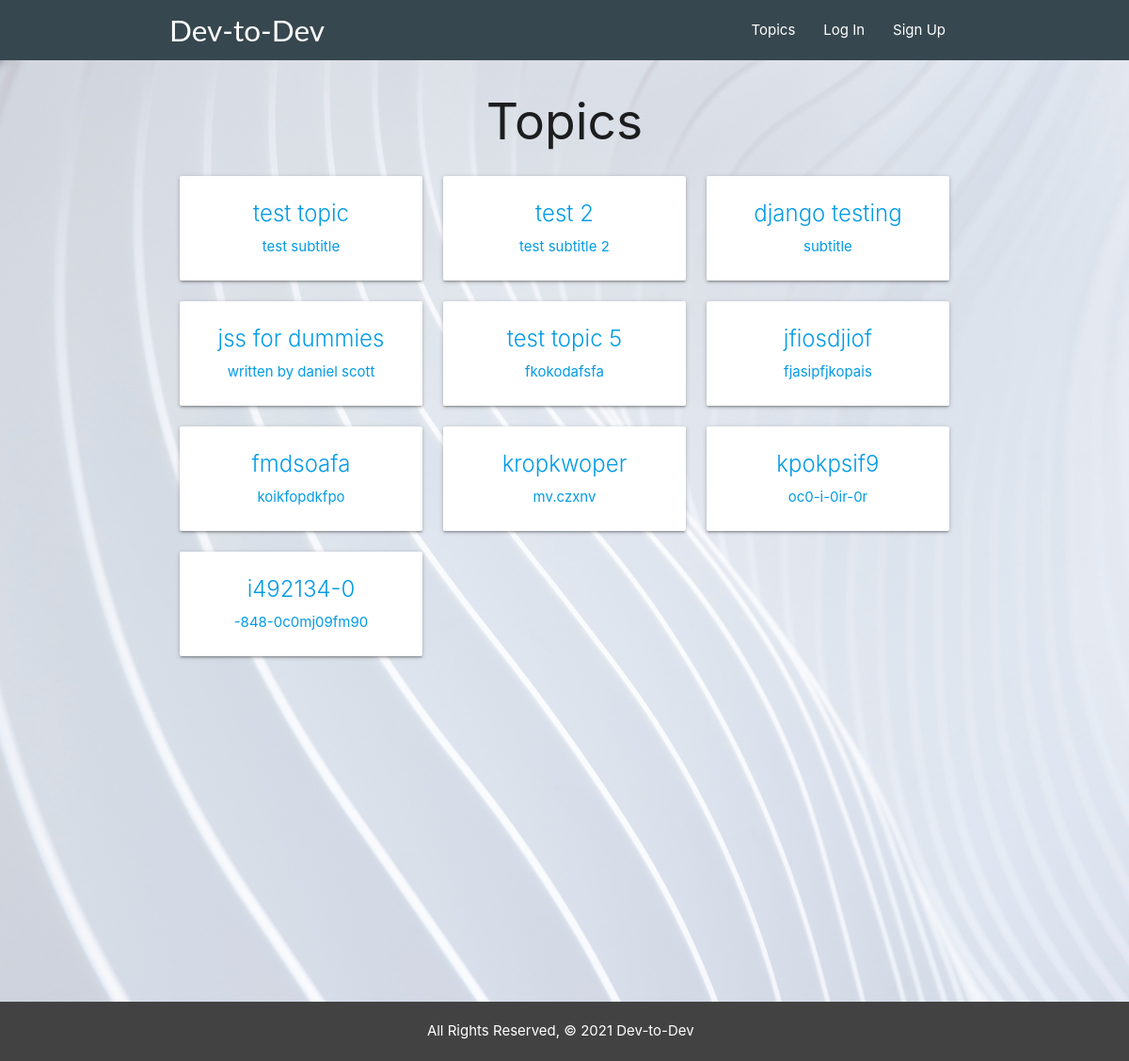
Page /topics/ on the committed database.
### main_app/models.py (models this page shows, shortened)
class Topic(models.Model):
    title = models.CharField(max_length=50)
    subtitle = models.CharField(max_length=100)
    date = models.DateField('date_published', auto_now=True)

### main_app/views.py (the view)
# urls.py: path('topics/', views.TopicIndex.as_view(), name='index'),
class TopicIndex(ListView):
  model = Topic
  template_name = 'topics/index.html'

### main_app/templates/topics/index.html
{% extends 'base.html' %}
{% block content %}
<div class="container">
    <h2 class="center">Topics</h2>
    <div class="row">
        {% for topic in object_list %}
            <div class="col s12 m6 l4">
                <a href="{% url 'detail' topic.id %}">
                    <div class="card hoverable">
                        <div class="card-content center-align">
                            <span class="card-title">{{ topic.title }}</span>
                            <p>{{ topic.subtitle }}</p>
                        </div>
                    </div>
                </a>
            </div>
        {% endfor %}
    </div>
</div>
{% endblock %}

### main_app/static/css/style.css (style rules this page uses)
* { box-sizing: border-box; margin: 0; }
body { display: flex; flex-direction: column; min-height: 100vh; }

### rows in the picture
Topic: title "test topic", subtitle "test subtitle"
Topic: title "test 2", subtitle "test subtitle 2"
Topic: title "django testing", subtitle "subtitle"
Topic: title "jss for dummies", subtitle "written by daniel scott"
Topic: title "test topic 5", subtitle "fkokodafsfa"
Topic: title "jfiosdjiof", subtitle "fjasipfjkopais"
Topic: title "fmdsoafa", subtitle "koikfopdkfpo"
Topic: title "kropkwoper", subtitle "mv.czxnv"
Topic: title "kpokpsif9", subtitle "oc0-i-0ir-0r"
Topic: title "i492134-0", subtitle "-848-0c0mj09fm90"
